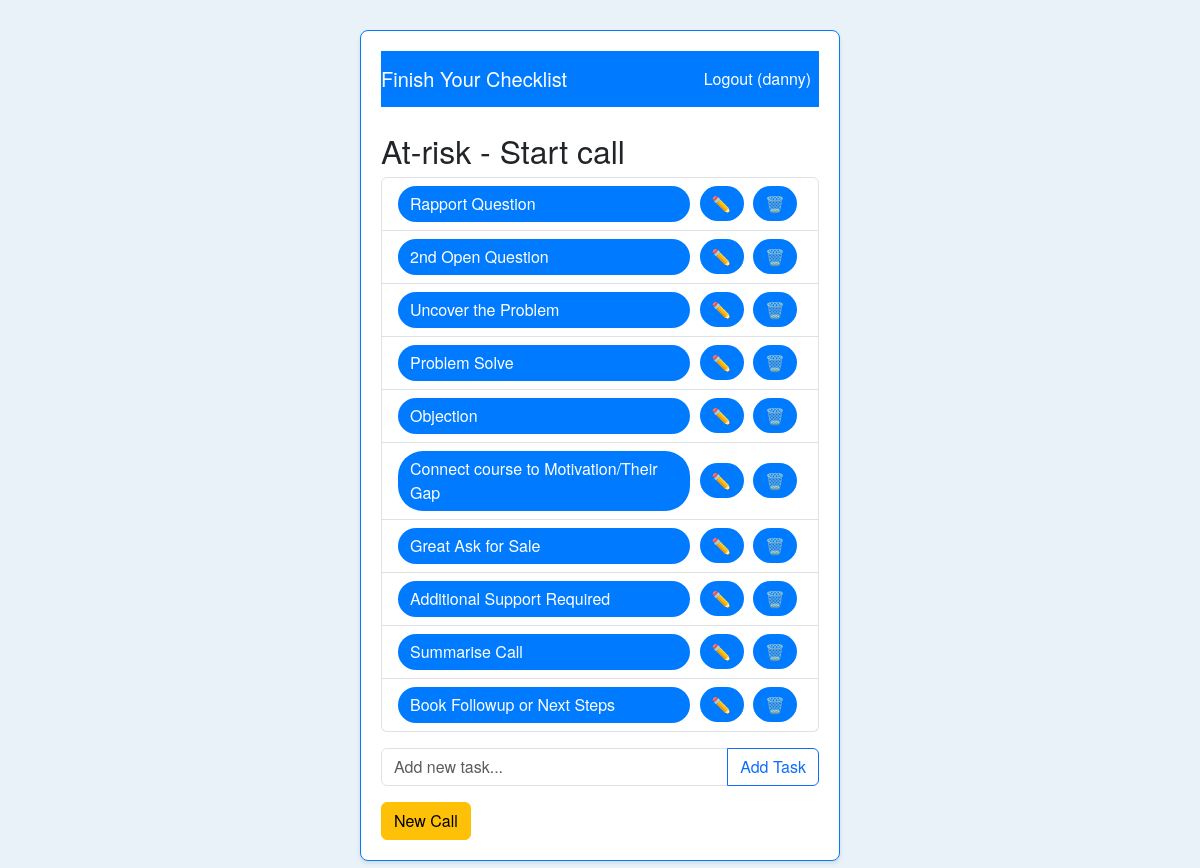
The page /checklist/at-risk/start call (signed in) on the database its author committed.
### your_project/app.py (models this page shows, shortened)
class User(UserMixin, db.Model):
    id = db.Column(db.Integer, primary_key=True)
    username = db.Column(db.String(150), unique=True, nullable=False)
    password_hash = db.Column(db.String(150), nullable=False)
    tasks = db.relationship('Task', backref='owner', lazy=True)

class Task(db.Model):
    id = db.Column(db.Integer, primary_key=True)
    user_id = db.Column(db.Integer, db.ForeignKey('user.id'), nullable=False)
    call_type = db.Column(db.String(50), nullable=False)
    checklist_type = db.Column(db.String(50), nullable=False)
    text = db.Column(db.String(250), nullable=False)
    done = db.Column(db.Boolean, default=False)
    parent_task_id = db.Column(db.Integer, db.ForeignKey('task.id'), nullable=True)
    subtasks = db.relationship('Task', backref=db.backref('parent', remote_side=[id]), lazy=True)
    created_at = db.Column(db.DateTime, default=datetime.utcnow)

### your_project/app.py (the view)
@app.route("/checklist/<call_type>/<checklist_type>")
@login_required
def checklist(call_type, checklist_type):
    populate_default_tasks(current_user, call_type, checklist_type)
    tasks = Task.query.filter_by(
        user_id=current_user.id,
        call_type=call_type,
        checklist_type=checklist_type,
        parent_task_id=None
    ).order_by(Task.id).all()
    return render_template("checklist.html", call_type=call_type, checklist_type=checklist_type, tasks=tasks)

### your_project/app.py (called while the page is built, shortened)
@login_manager.user_loader
def load_user(user_id):
    return User.query.get(int(user_id))

def populate_default_tasks(user, call_type, checklist_type):
    existing = Task.query.filter_by(
        user_id=user.id, call_type=call_type, checklist_type=checklist_type, parent_task_id=None
    ).first()

### your_project/templates/checklist.html (shortened to what this page needs)
{% extends "base.html" %}
{% block content %}
  <h2>{{ call_type.capitalize() }} - {{ checklist_type.capitalize() }}</h2>
  <ul class="list-group mb-3">
    {% for task in tasks %}
      <li class="list-group-item d-flex justify-content-between align-items-center">
        <a href="{{ url_for('toggle_task', task_id=task.id) }}"
           class="button-emoji task-text {% if task.done %}done-task{% endif %} text-start">
          {{ task.text }}
        </a>
        <div>
          <a href="{{ url_for('edit_task', task_id=task.id) }}" class="button-emoji">✏️</a>
          <a href="{{ url_for('delete_task', task_id=task.id) }}" class="button-emoji">🗑️</a>
        </div>
      </li>
    {% endfor %}
  </ul>
  <form action="{{ url_for('add_task', call_type=call_type, checklist_type=checklist_type) }}" method="post">
    <div class="input-group">
      <input type="text" name="task_text" class="form-control" placeholder="Add new task..." required>
      <button class="btn btn-outline-primary" type="submit">Add Task</button>
    </div>
  </form>
  <a href="{{ url_for('new_call', call_type=call_type, checklist_type=checklist_type) }}" class="btn btn-warning mt-3">
    New Call
  </a>
{% endblock %}

### your_project/templates/base.html (shortened to what this page needs)
<!DOCTYPE html>
<html lang="en">
<head>
    <link href="https://cdn.jsdelivr.net/npm/bootstrap@5.3.0/dist/css/bootstrap.min.css" rel="stylesheet">
    <link rel="stylesheet" href="{{ url_for('static', filename='style.css') }}">
</head>
<body>
    <div class="custom-container">
        <nav class="navbar navbar-expand-lg mb-4">
            <a class="navbar-brand" href="{{ url_for('home') }}">Finish Your Checklist</a>
            <div class="collapse navbar-collapse">
                <ul class="navbar-nav ms-auto">
                    {% if current_user.is_authenticated %}
                    <li class="nav-item">
                        <a class="nav-link" href="{{ url_for('logout') }}">Logout ({{ current_user.username }})</a>
                    </li>
                    {% else %}
                    <li class="nav-item">
                        <a class="nav-link" href="{{ url_for('login') }}">Login</a>
                    </li>
                    {% endif %}
                </ul>
            </div>
        </nav>
        {% block content %}{% endblock %}
    </div>
</body>
</html>

### your_project/static/style.css (style rules this page uses)
body { background-color: #e9f2f9; font-family: "Helvetica Neue", Helvetica, Arial, sans-serif; margin: 0; padding: 0; }
.custom-container { max-width: 480px; margin: 30px auto; background-color: #fff; border: 1px solid #007bff; border-radius: 8px; padding: 20px; box-shadow: 0 2px 4px rgba(0,0,0,0.1); }
.navbar { background-color: #007bff; }
.navbar-brand, .nav-link { color: #fff !important; }
.button-emoji { font-size: 1rem; padding: 6px 12px; border: none; background-color: #007bff; color: #fff; border-radius: 25px; margin-right: 5px; cursor: pointer; transition: background-color 0.3s ease, transform 0.2s; text-decoration: none; }
.list-group-item a.task-text { flex: 1; margin-right: 10px; white-space: normal; }
.list-group-item { white-space: nowrap; overflow: hidden; }

### rows shown on the page
User: username "danny"
Task: text "Rapport Question"
Task: text "2nd Open Question"
Task: text "Uncover the Problem"
Task: text "Problem Solve"
Task: text "Objection"
Task: text "Connect course to Motivation/Their Gap"
Task: text "Great Ask for Sale"
Task: text "Additional Support Required"
Task: text "Summarise Call"
Task: text "Book Followup or Next Steps"

### other values the page prints
{{ call_type.capitalize() }} "At-risk"
{{ checklist_type.capitalize() }} "Start call"
